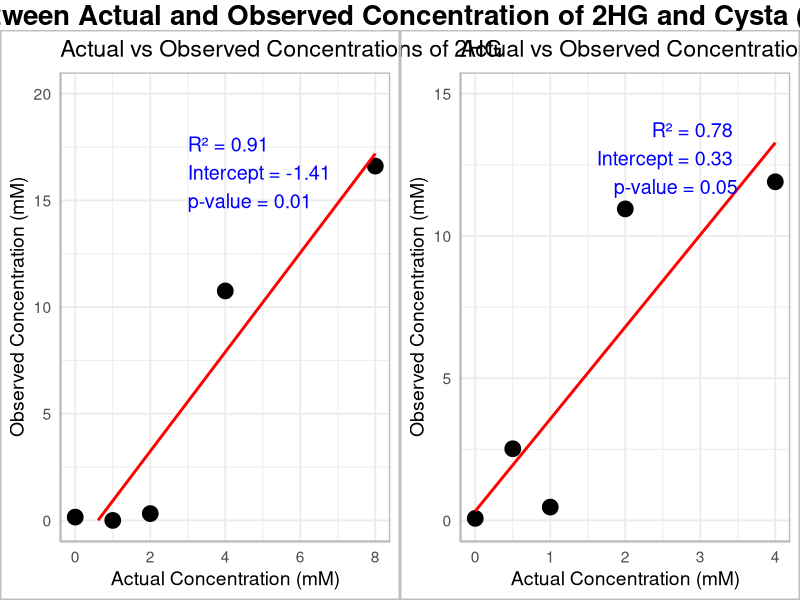
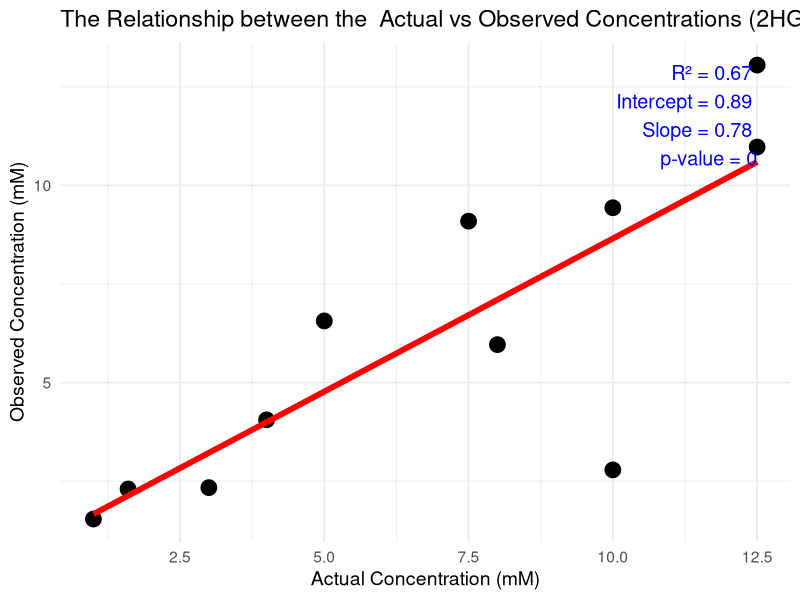
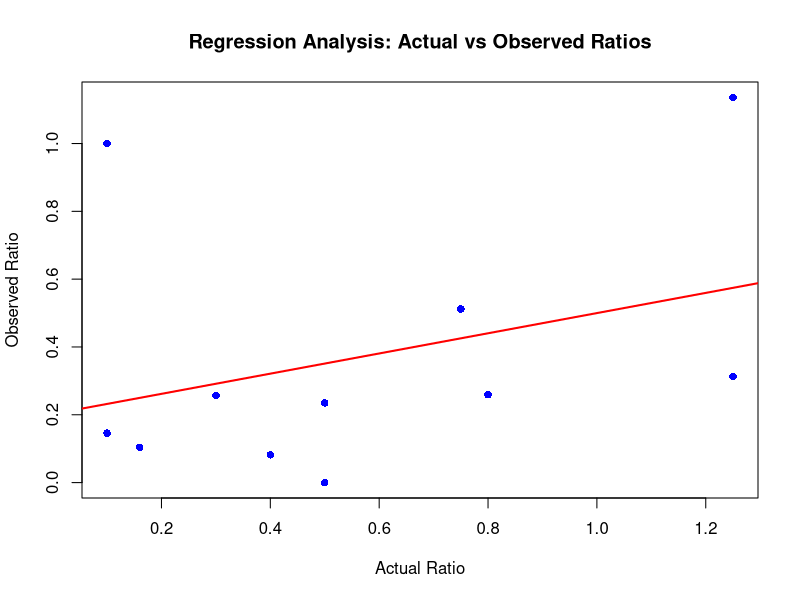
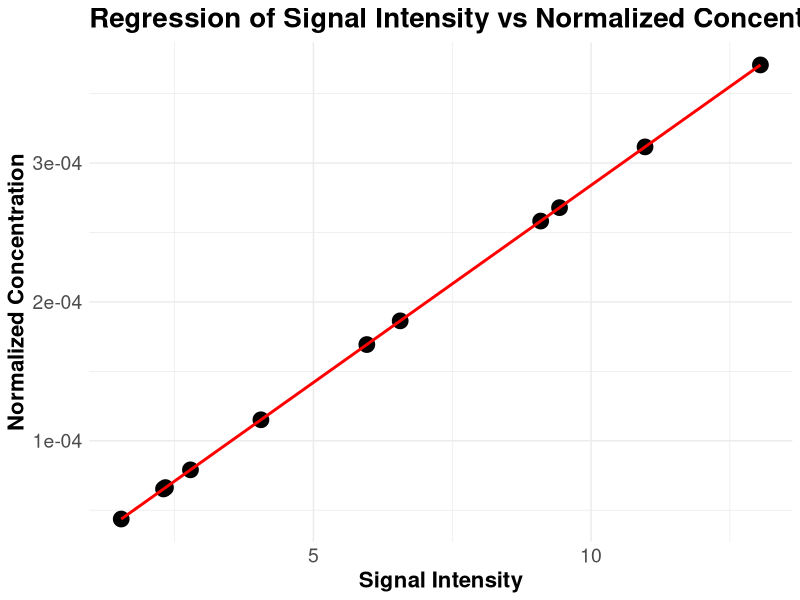
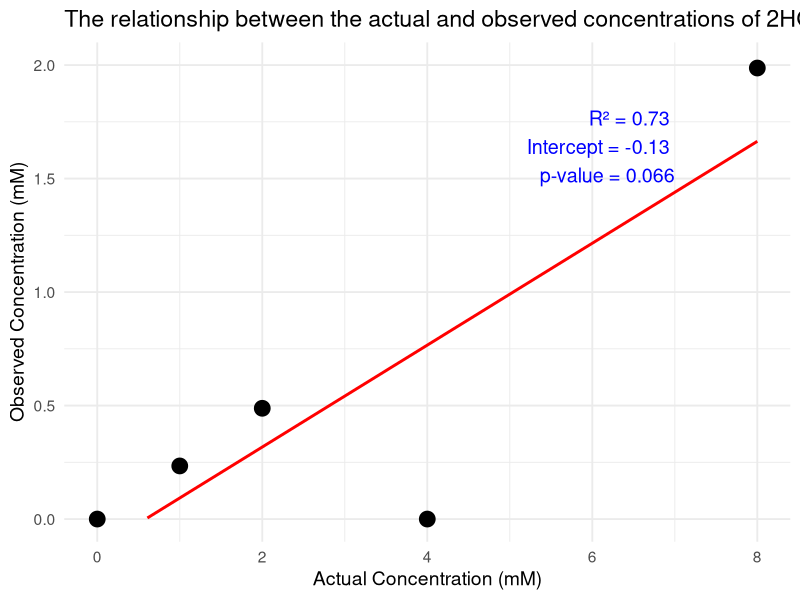
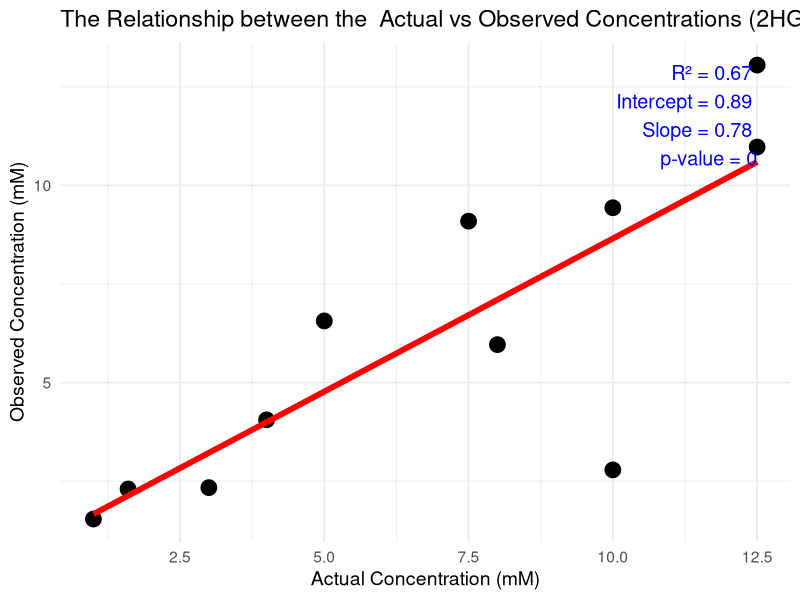

The R source for these figures, in order:


# Concentration analysis for 6ms at STEAM at 8mM.
#ATTH2O and WCONC






# Load necessary library
library(ggplot2)
library(gridExtra)
library(grid)  # This library provides the textGrob function

# Data for 2HG
data_2HG <- data.frame(
  Phantom = c(1, 2, 3, 4, 5),
  Observed_Concentration = c(0.156, 0, 0.32, 10.756, 16.608),
  Truth_Concentration = c(0, 1, 2, 4, 8)
)

# Perform the linear regression for 2HG
regression_model_2HG <- lm(Observed_Concentration ~ Truth_Concentration, data = data_2HG)
regression_summary_2HG <- summary(regression_model_2HG)

# Plot for 2HG
plot_2HG <- ggplot(data_2HG, aes(x = Truth_Concentration, y = Observed_Concentration)) +
  geom_point(size = 5) +
  geom_smooth(method = "lm", se = FALSE, color = "red", size = 1) +
  labs(title = "Actual vs Observed Concentrations of 2HG",
       x = "Actual Concentration (mM)",
       y = "Observed Concentration (mM)") +
  theme_minimal(base_size = 14) +
  xlim(0, 8) +
  ylim(0, 20) +
  annotate("text", x = 3, y = 18, label = paste("R² =", round(regression_summary_2HG$r.squared, 2), 
                                                "\nIntercept =", round(regression_model_2HG$coefficients[1], 2), 
                                                "\np-value =", round(regression_summary_2HG$coefficients[2, 4], 2)),
           size = 5, hjust = 0, vjust = 1, color = "blue") +
  theme(panel.border = element_rect(color = "gray", fill = NA, size = 1),
        plot.background = element_rect(color = "gray", fill = NA, size = 1),
        axis.line = element_line(color = "gray"))

# Data for Cysta
data_Cysta <- data.frame(
  Phantom = c(1, 2, 3, 4, 5),
  Observed_Concentration = c(0.072, 2.519, 0.468, 10.951, 11.904),
  Truth_Concentration = c(0, 0.5, 1, 2, 4)
)

# Perform the linear regression for Cysta
regression_model_Cysta <- lm(Observed_Concentration ~ Truth_Concentration, data = data_Cysta)
regression_summary_Cysta <- summary(regression_model_Cysta)

# Plot for Cysta
plot_Cysta <- ggplot(data_Cysta, aes(x = Truth_Concentration, y = Observed_Concentration)) +
  geom_point(size = 5) +
  geom_smooth(method = "lm", se = FALSE, color = "red", size = 1) +
  labs(title = "Actual vs Observed Concentrations of Cysta",
       x = "Actual Concentration (mM)",
       y = "Observed Concentration (mM)") +
  theme_minimal(base_size = 14) +
  xlim(0, 4) +
  ylim(0, 15) +
  annotate("text", x = 3.5, y = 14, label = paste("R² =", round(regression_summary_Cysta$r.squared, 2), 
                                                  "\nIntercept =", round(regression_model_Cysta$coefficients[1], 2), 
                                                  "\np-value =", round(regression_summary_Cysta$coefficients[2, 4], 2)),
           size = 5, hjust = 1, vjust = 1, color = "blue") +
  theme(panel.border = element_rect(color = "gray", fill = NA, size = 1),
        plot.background = element_rect(color = "gray", fill = NA, size = 1),
        axis.line = element_line(color = "gray"))

# Combine the plots
combined_plot <- grid.arrange(
  plot_2HG, plot_Cysta, 
  ncol = 2, 
  top = textGrob(
    "The Relationship Between Actual and Observed Concentration of 2HG and Cysta (STEAM) at TE = 6ms", 
    gp = gpar(fontsize = 20, fontface = "bold")
  )
)

# Save the combined plot
ggsave("combined_plot_STEAM_6ms.png", plot = combined_plot, width = 12, height = 6)








# concentration analysis at TE 35

# Load necessary library
library(ggplot2)

# Create the data frame with the provided data
data <- data.frame(
  Observed_Concentration = c(5.961, 4.054, 2.3, 10.972, 2.785, 13.05, 6.562, 1.538, 2.335, 9.432, 9.092),
  Actual_Concentration = c(8, 4, 1.6, 12.5, 10, 12.5, 5, 1, 3, 10, 7.5)
)

# Perform the linear regression
regression_model <- lm(Observed_Concentration ~ Actual_Concentration, data = data)
regression_summary <- summary(regression_model)

# Print the regression summary statistics
print(regression_summary)

# Extract the coefficients
intercept <- regression_model$coefficients[1]
slope <- regression_model$coefficients[2]

# Print the regression equation
cat("Regression equation:\n")
cat("Observed Concentration = ", round(intercept, 2), " + ", round(slope, 2), " * Actual Concentration\n")

# Create the plot with the regression line
plot <- ggplot(data, aes(x = Actual_Concentration, y = Observed_Concentration)) +
  geom_point(size = 5) +
  geom_smooth(method = "lm", se = FALSE, color = "red", size = 2) +
  labs(title = "The Relationship between the  Actual vs Observed Concentrations (2HG 8mM and Cysta 4mM) at PRESS TE = 35ms  ",
       x = "Actual Concentration (mM)",
       y = "Observed Concentration (mM)") +
  theme_minimal(base_size = 14) +
  annotate("text", x = max(data$Actual_Concentration), y = max(data$Observed_Concentration), 
           label = paste("R² =", round(regression_summary$r.squared, 2), 
                         "\nIntercept =", round(intercept, 2), 
                         "\nSlope =", round(slope, 2), 
                         "\np-value =", round(regression_summary$coefficients[2, 4], 2)),
           size = 5, hjust = 1, vjust = 1, color = "blue")

# Display the plot
print(plot)

# Save the plot
ggsave("linear_regression_plot.png", plot = plot, width = 8, height = 6)





# 78

# Creating the data frame with the given data
data_combined <- data.frame(
  Metabolite = c("2HG", "Cysta", "NAAG", "NAA", "Gln", "Glu", "Lac", "Gly", "Cho", "Cr", "ml"),
  Actual_Ratio = c(0.8, 0.4, 0.16, 1.25, 0.5, 1.25, 0.5, 0.1, 0.3, 0.10, 0.75),
  Observed_Ratio = c(0.259, 0.082, 0.104, 1.136, 0, 0.313, 0.235, 0.146, 0.257, 1, 0.512)
)

# Performing linear regression analysis
regression_model <- lm(Observed_Ratio ~ Actual_Ratio, data = data_combined)

# Summary of the regression model
summary(regression_model)

# Extracting regression coefficients
intercept <- coef(regression_model)[1]
slope <- coef(regression_model)[2]

# Display the regression equation
cat("Regression Equation: Observed_Ratio =", round(intercept, 3), "+", round(slope, 3), "* Actual_Ratio\n")

# Plotting the regression line
plot(data_combined$Actual_Ratio, data_combined$Observed_Ratio, 
     main = "Regression Analysis: Actual vs Observed Ratios",
     xlab = "Actual Ratio", ylab = "Observed Ratio",
     pch = 16, col = "blue")
abline(regression_model, col = "red", lwd = 2)






# Correction for RG



# Ensure necessary libraries are loaded
library(dplyr)

# Verification of ATTH2O and WCONC values
ATTH2O <- 1
WCONC <- 55556

if (ATTH2O != 1 | WCONC != 55556) {
  stop("ATTH2O or WCONC values are not appropriate for this phantom study.")
}

# Original concentrations
data <- data.frame(
  Metabolite = c("2HG", "Cysta", "NAAG", "NAA", "Gln", "Glu", "Lac", "Gly", "Cho", "Cr", "ml"),
  Concentration = c(5.961, 4.054, 2.3, 10.972, 2.785, 13.05, 6.562, 1.538, 2.335, 9.432, 9.092)
)

# Correction factor based on Gain Unsuppressed / Gain Suppressed
correction_factor <- 1 / 0.6337  # Inverse to increase concentrations

# Apply the correction factor to the concentrations
data <- data %>%
  mutate(Adjusted_Concentration = Concentration * correction_factor)

# Adjusted Cr concentration
adjusted_cr <- data %>% filter(Metabolite == "Cr") %>% pull(Adjusted_Concentration)

# Calculate new ratios with respect to Cr
data <- data %>%
  mutate(New_Ratio_to_Cr = Adjusted_Concentration / adjusted_cr)

# Print the resulting data frame
print(data)




library(dplyr)

# Constants for ATTH2O and WCONC
ATTH2O <- 1
WCONC <- 55556

# Example Signal Intensity data (this needs to be provided or calculated)
# Placeholder for demonstration purposes
signal_intensity <- c(5.961, 4.054, 2.3, 10.972, 2.785, 13.05, 6.562, 1.538, 2.335, 9.432, 9.092)

# Correction factor based on Gain Unsuppressed / Gain Suppressed
correction_factor <- 1 / 0.6337  # Inverse to increase concentrations

# Calculate concentrations using the provided formula
data <- data.frame(
  Metabolite = c("2HG", "Cysta", "NAAG", "NAA", "Gln", "Glu", "Lac", "Gly", "Cho", "Cr", "ml"),
  Signal_Intensity = signal_intensity
)

data <- data %>%
  mutate(Normalized_Concentration = (Signal_Intensity / (ATTH2O * WCONC)) * correction_factor)

# Print the resulting data frame
print(data)

# Linear regression between Signal Intensity and Normalized Concentration
lm_model <- lm(Normalized_Concentration ~ Signal_Intensity, data = data)
summary(lm_model)

# Generate a regression plot
regression_plot <- ggplot(data, aes(x = Signal_Intensity, y = Normalized_Concentration)) +
  geom_point(size = 5) + 
  geom_smooth(method = "lm", se = FALSE, color = "red", size = 1) +
  labs(title = "Regression of Signal Intensity vs Normalized Concentration",
       x = "Signal Intensity",
       y = "Normalized Concentration") +
  theme_minimal() +
  theme(plot.title = element_text(size = 20, face = "bold"),
        axis.title = element_text(size = 16, face = "bold"),
        axis.text = element_text(size = 14))

# Print the plot
print(regression_plot)

# Print summary of the linear model
print(summary(lm_model))






















# Create the data frame for 2HG with observed and truth concentrations for PRESS
data_PRESS <- data.frame(
  Phantom = c(0, 4, 3, 2, 1),
  Observed_Concentration = c(0, 0.234, 0.488, 0, 1.987),
  Truth_Concentration = c(0, 1, 2, 4, 8)
)

# Perform the linear regression for PRESS
regression_model_PRESS <- lm(Observed_Concentration ~ Truth_Concentration, data = data_PRESS)

# Summary of the regression model to get coefficients and p-values
regression_summary_PRESS <- summary(regression_model_PRESS)

# Extract the p-value for the slope coefficient (Truth_Concentration)
p_value_slope <- regression_summary_PRESS$coefficients[2, 4]
cat("p-value for the slope coefficient:", p_value_slope, "\n")

# Extract t-value for the slope coefficient (Truth_Concentration)
t_value_slope <- regression_summary_PRESS$coefficients[2, 3]
cat("t-value for the slope coefficient:", t_value_slope, "\n")
# Plot the data for PRESS
library(ggplot2)
plot_PRESS <- ggplot(data_PRESS, aes(x = Truth_Concentration, y = Observed_Concentration)) +
  geom_point(size = 5) +
  geom_smooth(method = "lm", se = FALSE, color = "red", size = 1, fullrange = TRUE) +
  labs(title = "The relationship between the actual and observed concentrations of 2HG (8 mM)  at PRESS TE = 78 ms",
       x = "Actual Concentration (mM)",
       y = "Observed Concentration (mM)") +
  theme_minimal(base_size = 14) +
  xlim(0, 8) +
  ylim(0, 2) +
  annotate("text", x = 7, y = 1.8, label = paste("R² =", round(regression_summary_PRESS$r.squared, 2), 
                                                 "\nIntercept =", round(regression_model_PRESS$coefficients[1], 2), 
                                                 "\np-value =", round(p_value_slope, 3)),
           size = 5, hjust = 1, vjust = 1, color = "blue")
print(plot_PRESS)
